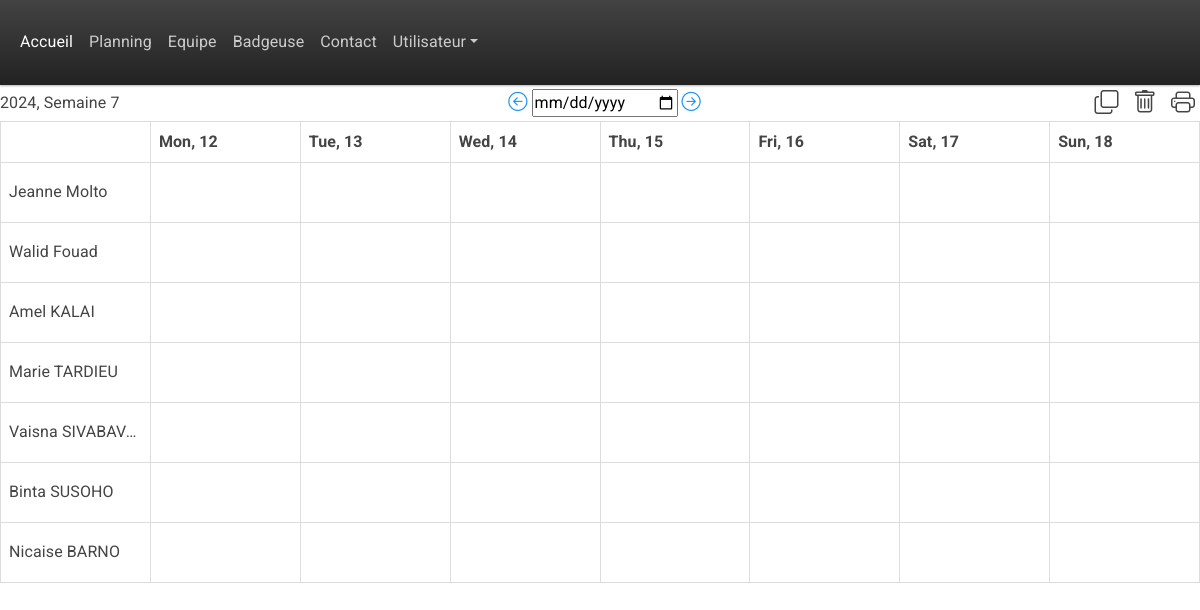
The app's page /planning/2024/7/ (signed in) with its own data.
### base/models.py (models this page shows, shortened)
class Employe(models.Model):
    Poste = models.ForeignKey(Poste, on_delete=models.SET_NULL, null=True)
    EntrepriseRattachée = models.ForeignKey(Entreprise, on_delete=models.SET_NULL, null=True)
    name = models.CharField(max_length=200, default="Nom")
    firstname = models.CharField(max_length=200, default="Prénom")
    e_mail = models.CharField(max_length=200, default="default@example.com")
    phone_number = models.CharField(max_length=12, default="0634567890")
    updated = models.DateTimeField(auto_now=True)
    created = models.DateTimeField(auto_now_add=True)

### base/views.py (the view)
# urls.py: path('planning/', views.planning, name='planning'),  # Without parameters
def planning(request, year=None, week=None):
    if not year or not week:
        today = datetime.now()
        year, week, _ = today.isocalendar()
    start_date = datetime.fromisocalendar(int(year), int(week), 1)
    end_date = start_date + timedelta(days=6)
    prev_week = int(week) - 1 if int(week) > 1 else 52
    prev_year = int(year) - 1 if int(week) == 1 else int(year)
    next_week = int(week) + 1 if int(week) < 52 else 1
    next_year = int(year) + 1 if int(week) == 52 else int(year)
    days = [start_date + timedelta(days=i) for i in range(7)]
    tasks = [
        {'date': start_date + timedelta(days=i), 'tasks': [{'date': start_date + timedelta(days=i), 'task': f'Task {i+1}'}]}
        for i in range(7)
    ]
    employe = Employe.objects.all()
    teamPlanning = None
    if request.method == 'POST':
        form = ModifyPlanningForm(request.POST, instance=teamPlanning)
        print(form)
        if form.is_valid():
            if form.cleaned_data['action'] == "EditShift":
                print('editshift path')
                if 'actionButton' in request.POST:
                    actionButton = request.POST['actionButton']
                    if actionButton == 'edit':
                        print("edit")
                    elif actionButton == 'delete':
                        print("delete")
                        myid = form.cleaned_data['shift_Id']
                        teamplanning_instance = get_object_or_404(TeamPlanning, pk=myid)
                        teamplanning_instance.delete()
            elif form.cleaned_data['action'] == "AddShift":
                team_planning_instance = form.save(commit=False) #create a TeamPlanning instance without immediately saving it to the database.
                team_planning_instance.date = form.cleaned_data['date']
                team_planning_instance.Heurededébut = form.cleaned_data['Heurededébut']
                team_planning_instance.heuredefin = form.cleaned_data['heuredefin']
                team_planning_instance.duréepause = form.cleaned_data['duréepause']#duree_pause_timedelta
                team_planning_instance.note = form.cleaned_data['note']
                team_planning_instance.save()
            return redirect('planning')  # Redirect to the desired page
        else:
            print("form is not valid : ")
            print(form.errors)
    else: #following else code gets executed when user clicks on "Planning" on their browser
        form = ModifyPlanningForm(instance=teamPlanning)  # Pass employe_id here
    shifts_by_emp_and_day = {}
    for emp in employe:
        shifts_by_day = {}
        for day in days:
            shifts = emp.teamplanning_set.filter(date=day)
            if not shifts.exists():
                continue
            shifts_by_day[day] = shifts
            print(shifts)
        shifts_by_emp_and_day[emp.id] = shifts_by_day
    print(shifts_by_day)
    context = {
        'days': days,
        'tasks': tasks,
        'start_date': start_date,
        'end_date': end_date,
        'prev_week': prev_week,
        'prev_year': prev_year,
        'next_week': next_week,
        'next_year': next_year,
        'employe' : employe,
        'form' : form,
        'shifts_by_emp_and_day': shifts_by_emp_and_day,
    }
    return render(request, 'base/planning.html', context)

### base/models.py (called while the page is built)
    def __str__(self) -> str:
        return self.name

### base/templatetags/form_tags.py (called while the page is built)
@register.filter(name='add_class')
def add_class(field, css):
    return field.as_widget(attrs={"class":css})

### base/templates/base/planning.html (shortened to what this page needs)
{% extends 'main.html' %}
{% load form_tags %}
{% load static %}
{% block content %}
{% if user.is_authenticated %}
<div style="display: flex; justify-content: space-between; align-items: center;">
    {{ start_date|date:'Y' }}, Semaine {{ start_date|date:'W' }}
    <div>
        <a class="bi bi-arrow-left-circle" style="font-size: 1.2em;" href="{% url 'planning_with_params' year=prev_year week=prev_week %}"></a>
        <input type="date" id="datePicker" name="date">
        <a class="bi bi-arrow-right-circle" style="font-size: 1.2em;" href="{% url 'planning_with_params' year=next_year week=next_week %}"></a>
    </div>
    <div>
        <i class="bi bi-copy icon-overlay" style="font-size: 1.5em; padding-right: 5px; padding-left: 5px;" title="Copier des shifts"></i>
        <i class="bi bi-trash icon-overlay" style="font-size: 1.5em; padding-right: 5px; padding-left: 5px;" title="Supprimer des shifts"></i>
        <i class="bi bi-printer icon-overlay" style="font-size: 1.5em; padding-right: 5px; padding-left: 5px;" title="Imprimer le planning"></i>
    </div>
</div>
<table class = "my-table", border="1">
    <thead>
        <tr>
            <th></th>
            {% for day in days %}
                <th>{{ day|date:'D, d' }}</th>
            {% endfor %}
        </tr>
    </thead>
    <tbody>
        {% for emp in employe %}
            <tr>
                <td style = "font-size: 16px;">{{ emp.firstname }} {{ emp.name }}</td>
                {% for day in days %}
                                <td onclick="openModal(this, '{{ emp.id }}', '{{ emp.name }}', '{{ emp.firstname }}', '{{ day|date:'Y-m-d' }}')">
                                </td>
                {% endfor %}
            </tr>
        {% endfor %}
    </tbody>
</table>
{% else %}
<h1>Veuillez vous connecter pour accéder à cette page web</h1>
<a href="{% url 'login' %}">Se connecter</a>
{% endif %}
{% endblock %}

### templates/main.html (style rules this page uses)
.my-table { width: 100%; table-layout: fixed; }
.my-table td { width: 100px; height: 60px; overflow: hidden; text-overflow: ellipsis; white-space: nowrap; font-size: 12px; }
.my-table th { font-size: 16px; }
table { border-collapse: collapse; width: 100%; }
th, td { font-size: 12px; border: 1px solid #ddd; padding: 8px; text-align: left; }

### records on screen
Employe: firstname "Jeanne", name "Molto"
Employe: firstname "Walid", name "Fouad"
Employe: firstname "Amel", name "KALAI"
Employe: firstname "Marie", name "TARDIEU"
Employe: firstname "Vaisna", name "SIVABAV…"
Employe: firstname "Binta", name "SUSOHO"
Employe: firstname "Nicaise", name "BARNO"

### other values on screen
{{ start_date|date:'Y' }} "2024"
{{ start_date|date:'W' }} "7"
{{ day|date:'D, d' }} "Mon, 12" "Tue, 13" "Wed, 14" "Thu, 15" "Fri, 16" "Sat, 17" "Sun, 18"
